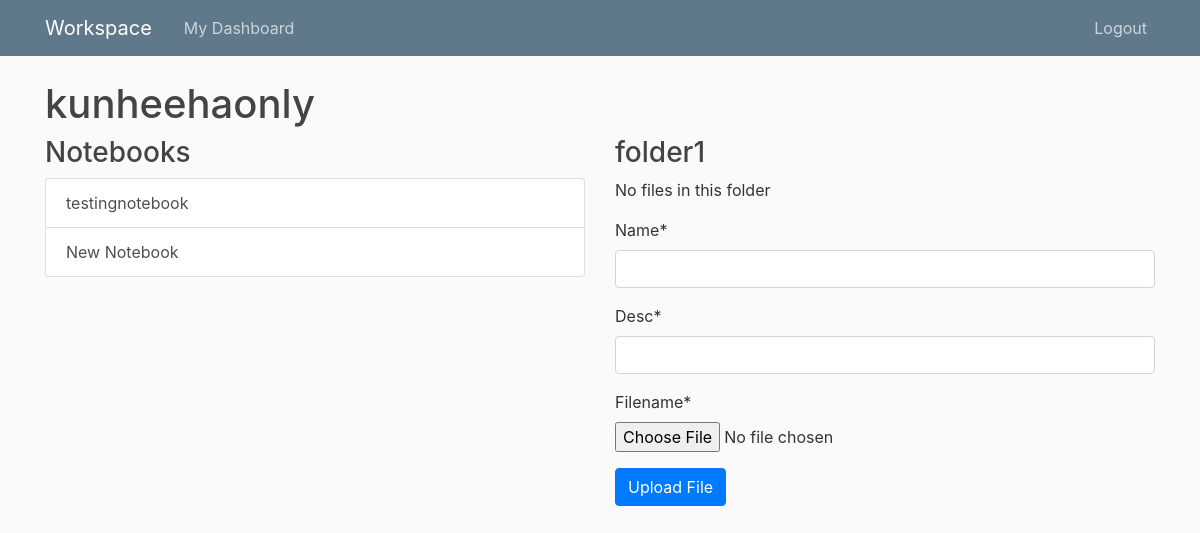
Page /workspace/9/1/ (signed in) on the committed database.
### workspace/models.py (models this page shows, shortened)
class Workspace(models.Model):
    title = models.CharField(max_length=100)
    users = models.ManyToManyField(User)

class Notebook(models.Model):
    title = models.CharField(max_length=100)
    folder = models.ForeignKey(Folder, on_delete=models.CASCADE)

class Folder(models.Model):
    title = models.CharField(max_length=100)
    workspace = models.ForeignKey(Workspace, on_delete=models.CASCADE)

### workspace/views.py (the view)
@login_required
def folder(request, *args, **kwargs):
    workspaceid = kwargs['workspaceid']
    folderid = kwargs['folderid']
    currentWorkspace = Workspace.objects.filter(
        id=kwargs['workspaceid']).first()
    currentFolder = Folder.objects.filter(id=kwargs['folderid']).first()
    notebooks = Notebook.objects.filter(folder=currentFolder)
    authorised_users = User.objects.filter(workspace=currentWorkspace)
    files = File.objects.filter(folder=currentFolder).all()
    if request.method == 'POST':
        fileform = FileForm(request.POST, request.FILES,
                            initial={'folder': currentFolder})
        if fileform.is_valid():
            fileform.save()
            return redirect('workspace-folder', workspaceid=workspaceid, folderid=folderid)
    fileform = FileForm(initial={'folder': currentFolder})
    context = {
        'workspace': currentWorkspace,
        'folder': currentFolder,
        'notebooks': notebooks,
        'files': files,
        'fileform': fileform
    }
    if request.user in authorised_users:
        return render(request, 'workspace/folder.html', context)
    return render(request, 'workspace/deniedaccess.html')

### workspace/forms.py
class FileForm(ModelForm):
    class Meta:
        model = File
        fields = ['name', 'desc', 'filename', 'folder']
        widgets = {
            'folder': forms.HiddenInput()
        }

### workspace/templates/workspace/folder.html (shortened to what this page needs)
{% extends 'workspace/base.html' %}
{% load static %}
{% load crispy_forms_tags %}
{% block head %}
	<link rel="stylesheet" type="text/css" href="{% static 'workspace/workspace.css' %}">
{% endblock %}
{% block content %}
	<h1>{{ workspace.title }}</h1>
	<div class="row">
		<div class="col">
			<h3>Notebooks</h3>
			<div class="list-group">
				{% for notebook in notebooks %}
					<a href="{% url 'notebook' workspace.id notebook.id %}" class="list-group-item list-group-item-action">{{ notebook.title }}</a>
				{% endfor %}
				<a href="#" class="list-group-item list-group-item-action">New Notebook</a>
			</div>
		</div>
		<div class="col">
			<h3>{{ folder.title }}</h3>
			{% if files %}
				<div>
					<table>
						<thead>
							<tr>
								<th>File Name</th>
								<th>Description</th>
								<th>Download</th>
								<th>Delete</th>
							</tr>
						</thead>
						<tbody>
							{% for file in files %}
								<tr>
									<td>{{ file.name }}</td>
									<td>{{ file.desc }}</td>
									<td>
										<a href="/uploadfiles/{{ file.filename }}" class="btn btn-primary btn-sm" target="_blank">Download</a>
									</td>
									<td>
										<form method="POST" action="{% url 'delete-file' workspace.id folder.id file.id %}">
											{% csrf_token %}
												<button type="submit" class="btn btn-danger btn-sm">Delete</button>
										</form>
									</td>
								</tr>
							{% endfor %}
						</tbody>
					</table>
				</div>
			{% else %}
				<p>No files in this folder</p>
			{% endif %}
			<div>
			<form method="POST" enctype="multipart/form-data">
				{{ fileform|crispy }}
				<button type="submit" class="btn btn-primary">Upload File</button>
			</form>
			</div>
		</div>
	</div>
{% endblock %}

### workspace/static/workspace/main.css (style rules this page uses)
body { background: #fafafa; color: #333333; margin-top: 5rem; }
h1, h2, h3, h4, h5, h6 { color: #444444; }

### rows in the picture
Workspace: title "kunheehaonly"
Notebook: title "testingnotebook"
Folder: title "folder1"
